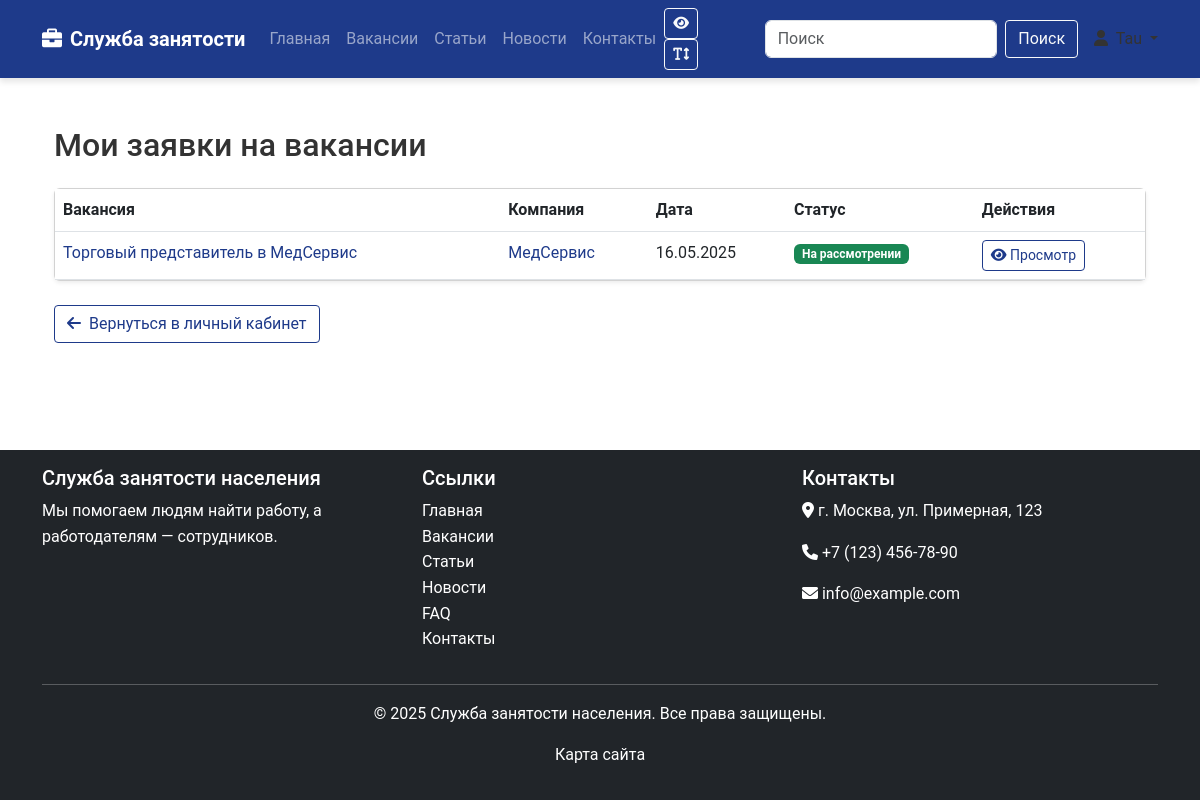
/jobs/my-applications/ (signed in), run on the app's committed database.
### jobs/models.py (models this page shows, shortened)
class JobApplication(models.Model):
    STATUS_CHOICES = (
        ('pending', 'На рассмотрении'),
        ('reviewed', 'Рассмотрена'),
        ('interview', 'Приглашение на собеседование'),
        ('rejected', 'Отклонена'),
        ('accepted', 'Принята'),
    )
    job_seeker = models.ForeignKey(JobSeekerProfile, on_delete=models.CASCADE, related_name='applications', verbose_name='Соискатель')
    vacancy = models.ForeignKey(JobVacancy, on_delete=models.CASCADE, related_name='applications', verbose_name='Вакансия')
    cover_letter = models.TextField(blank=True, null=True, verbose_name='Сопроводительное письмо')
    resume_file = models.FileField(upload_to='job_applications/', blank=True, null=True, verbose_name='Файл резюме')
    status = models.CharField(max_length=20, choices=STATUS_CHOICES, default='pending', verbose_name='Статус')
    created_at = models.DateTimeField(auto_now_add=True, verbose_name='Дата создания')
    updated_at = models.DateTimeField(auto_now=True, verbose_name='Дата обновления')
    employer_notes = models.TextField(blank=True, null=True, verbose_name='Заметки работодателя')
    class Meta:
        verbose_name = 'Заявка на вакансию'
        verbose_name_plural = 'Заявки на вакансии'
        ordering = ['-created_at']
        unique_together = ['job_seeker', 'vacancy']

class JobVacancy(models.Model):
    STATUS_CHOICES = (
        ('open', 'Открыта'),
        ('closed', 'Закрыта'),
        ('archived', 'В архиве'),
    )
    EMPLOYMENT_TYPE_CHOICES = (
        ('full_time', 'Полная занятость'),
        ('part_time', 'Частичная занятость'),
        ('contract', 'Контракт'),
        ('internship', 'Стажировка'),
        ('remote', 'Удаленная работа'),
    )
    EXPERIENCE_CHOICES = (
        ('no_experience', 'Без опыта'),
        ('1-3', '1-3 года'),
        ('3-5', '3-5 лет'),
        ('5+', 'Более 5 лет'),
    )
    title = models.CharField(max_length=255, verbose_name='Название вакансии')
    slug = models.SlugField(unique=True, verbose_name='URL')
    employer = models.ForeignKey(EmployerProfile, on_delete=models.CASCADE, related_name='vacancies', verbose_name='Работодатель')
    category = models.ForeignKey(Category, on_delete=models.CASCADE, related_name='vacancies', verbose_name='Категория')
    description = models.TextField(verbose_name='Описание вакансии')
    requirements = models.TextField(verbose_name='Требования')
    responsibilities = models.TextField(verbose_name='Обязанности')
    benefits = models.TextField(blank=True, null=True, verbose_name='Преимущества')
    salary_min = models.DecimalField(max_digits=10, decimal_places=2, blank=True, null=True, verbose_name='Минимальная зарплата')
    salary_max = models.DecimalField(max_digits=10, decimal_places=2, blank=True, null=True, verbose_name='Максимальная зарплата')
    location = models.ForeignKey(JobLocation, on_delete=models.SET_NULL, blank=True, null=True, related_name='vacancies', verbose_name='Местоположение')
    is_remote = models.BooleanField(default=False, verbose_name='Удаленная работа')
    status = models.CharField(max_length=20, choices=STATUS_CHOICES, default='open', verbose_name='Статус')
    employment_type = models.CharField(max_length=20, choices=EMPLOYMENT_TYPE_CHOICES, verbose_name='Тип занятости')
    experience_required = models.CharField(max_length=20, choices=EXPERIENCE_CHOICES, verbose_name='Требуемый опыт')
    skills = models.ManyToManyField(Skill, related_name='vacancies', blank=True, verbose_name='Навыки')
    created_at = models.DateTimeField(auto_now_add=True, verbose_name='Дата создания')
    updated_at = models.DateTimeField(auto_now=True, verbose_name='Дата обновления')
    class Meta:
        verbose_name = 'Вакансия'
        verbose_name_plural = 'Вакансии'
        ordering = ['-created_at']

### users/models.py (models this page shows, shortened)
class EmployerProfile(models.Model):
    user = models.OneToOneField(User, on_delete=models.CASCADE, related_name='employer_profile')
    company_name = models.CharField(max_length=255, verbose_name='Название компании')
    company_logo = models.ImageField(upload_to='employers/', blank=True, null=True, verbose_name='Логотип компании')
    company_description = models.TextField(blank=True, null=True, verbose_name='Описание компании')
    company_website = models.URLField(blank=True, null=True, verbose_name='Веб-сайт компании')
    company_address = models.CharField(max_length=255, blank=True, null=True, verbose_name='Адрес компании')
    company_phone = models.CharField(max_length=20, blank=True, null=True, verbose_name='Телефон компании')
    company_email = models.EmailField(blank=True, null=True, verbose_name='Email компании')
    slug = models.SlugField(unique=True, blank=True, verbose_name='URL')
    created_at = models.DateTimeField(auto_now_add=True, verbose_name='Дата создания')
    updated_at = models.DateTimeField(auto_now=True, verbose_name='Дата обновления')
    class Meta:
        verbose_name = 'Профиль работодателя'
        verbose_name_plural = 'Профили работодателей'
        ordering = ['-created_at']

### jobs/views.py (the view)
# urls.py: path('my-applications/', views.JobSeekerApplicationsView.as_view(), name='job_seeker_applications'),
class JobSeekerApplicationsView(LoginRequiredMixin, ListView):
    model = JobApplication
    template_name = 'jobs/job_seeker_applications.html'
    context_object_name = 'applications'
    paginate_by = 10
    def get_queryset(self):
        try:
            job_seeker = JobSeekerProfile.objects.get(user=self.request.user)
            return JobApplication.objects.filter(job_seeker=job_seeker)
        except JobSeekerProfile.DoesNotExist:
            return JobApplication.objects.none()

### templates/jobs/job_seeker_applications.html (shortened to what this page needs)
{% extends 'base.html' %}
{% block content %}
<div class="container mt-4">
    <h2 class="mb-4">Мои заявки на вакансии</h2>
    {% if applications %}
        <div class="card shadow-sm mb-4">
            <div class="card-body p-0">
                <div class="table-responsive">
                    <table class="table table-hover mb-0">
                        <thead class="bg-light">
                            <tr>
                                <th>Вакансия</th>
                                <th>Компания</th>
                                <th>Дата</th>
                                <th>Статус</th>
                                <th>Действия</th>
                            </tr>
                        </thead>
                        <tbody>
                            {% for application in applications %}
                                <tr>
                                    <td>
                                        <a href="{% url 'jobs:vacancy_detail' application.vacancy.slug %}" class="text-decoration-none">
                                            {{ application.vacancy.title }}
                                        </a>
                                    </td>
                                    <td>
                                        <a href="{% url 'users:employer_profile' application.vacancy.employer.slug %}" class="text-decoration-none">
                                            {{ application.vacancy.employer.company_name }}
                                        </a>
                                    </td>
                                    <td>{{ application.created_at|date:"d.m.Y" }}</td>
                                    <td>
                                        <span class="badge bg-{{ application.status|yesno:'success,warning,secondary' }}">
                                            {{ application.get_status_display }}
                                        </span>
                                    </td>
                                    <td>
                                        <a href="{% url 'jobs:vacancy_detail' application.vacancy.slug %}" class="btn btn-sm btn-outline-primary">
                                            <i class="fas fa-eye"></i> Просмотр
                                        </a>
                                    </td>
                                </tr>
                            {% endfor %}
                        </tbody>
                    </table>
                </div>
            </div>
        </div>
    {% else %}
        <div class="alert alert-info" role="alert">
            <i class="fas fa-info-circle me-2"></i> У вас пока нет заявок на вакансии.
            <a href="{% url 'jobs:vacancy_list' %}" class="alert-link">Найдите подходящую вакансию</a> и откликнитесь на нее.
        </div>
    {% endif %}
    <div class="mt-4">
        <a href="{% url 'users:dashboard' %}" class="btn btn-outline-primary">
            <i class="fas fa-arrow-left me-1"></i> Вернуться в личный кабинет
        </a>
    </div>
</div>
{% endblock %}

### static/css/style.css (style rules this page uses)
body { font-family: 'Roboto', Arial, sans-serif; color: #333; line-height: 1.6; }
html, body { height: 100%; }
a { text-decoration: none; color: #1e3a8a; transition: color 0.3s; }
.btn { border-radius: 0.25rem; transition: all 0.3s; }
.btn-outline-primary { color: #1e3a8a; border-color: #1e3a8a; }

### data on the page
JobApplication: vacancy "Торговый представитель в МедСервис", vacancy.employer.company_name "МедСервис", created_at "16.05.2025", status "На рассмотрении"
